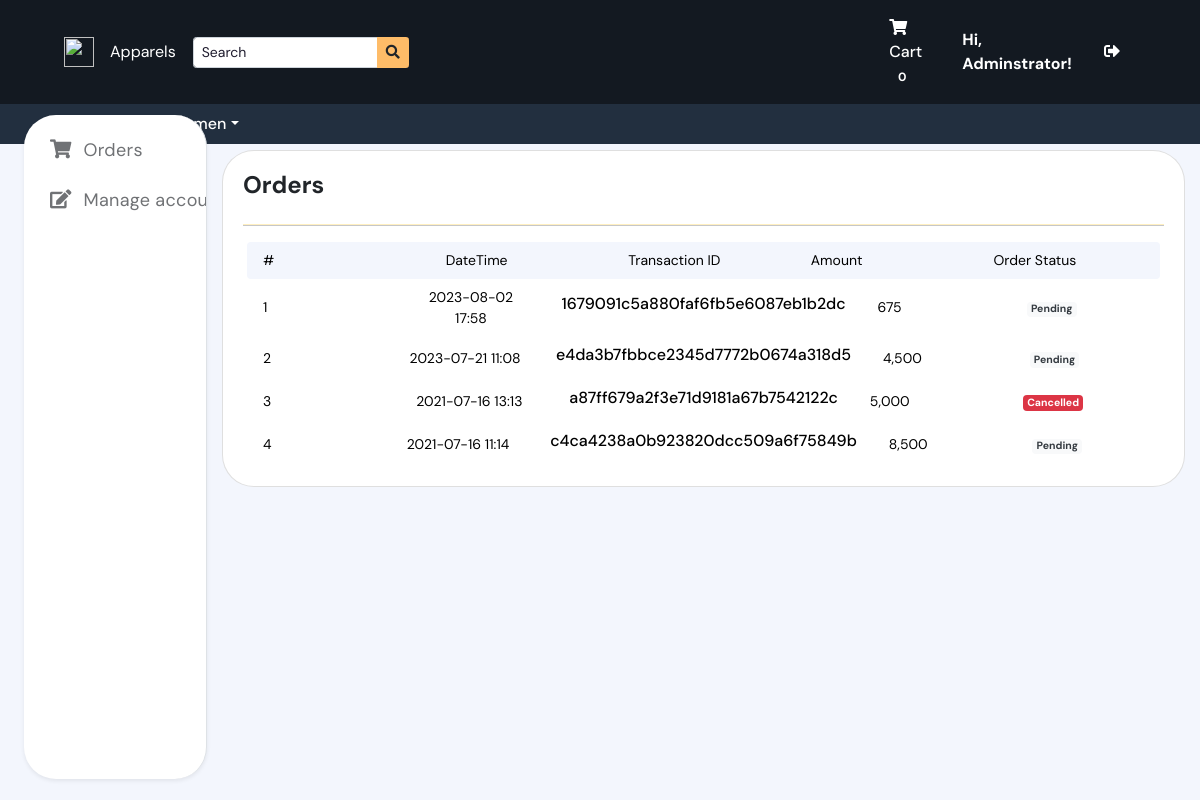
The app's page /?p=my_account (signed in), older data.
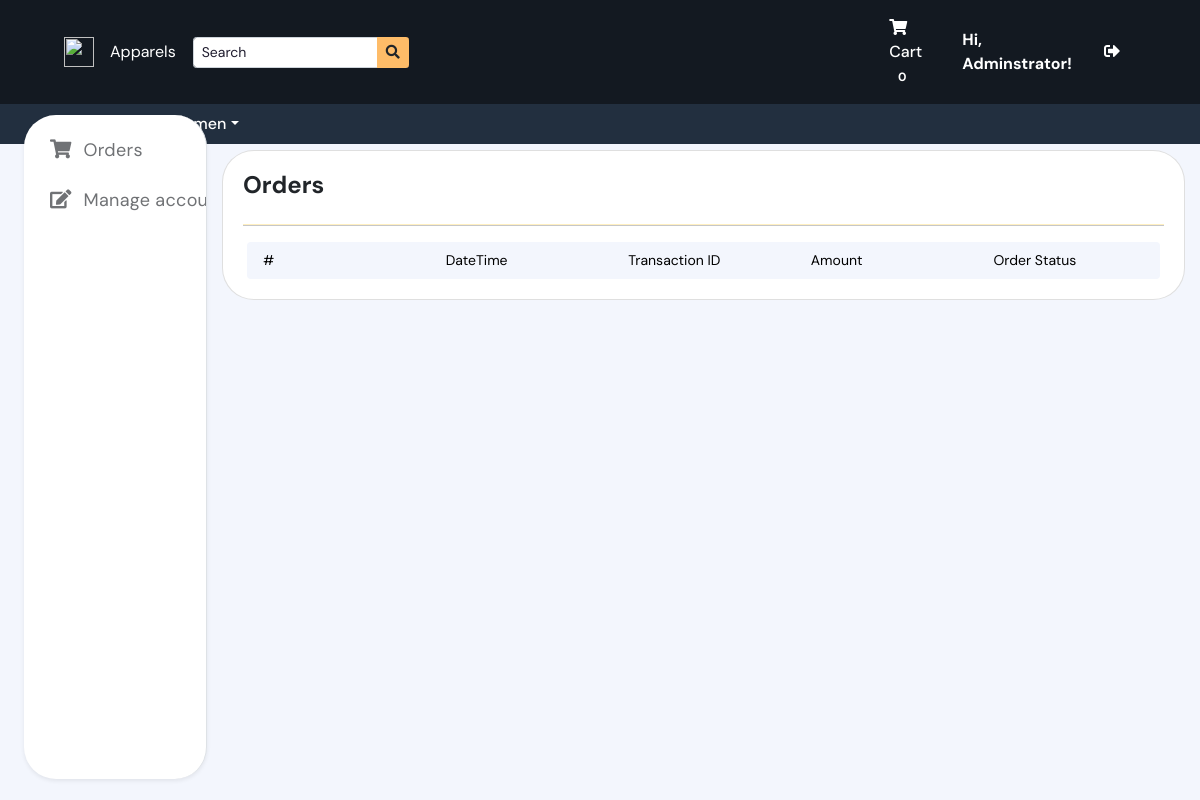
The same page, newer data.
### tables this page shows
CREATE TABLE `orders` (
  `id` int(30) NOT NULL,
  `client_id` int(30) NOT NULL,
  `delivery_address` text NOT NULL,
  `payment_method` varchar(100) NOT NULL,
  `order_type` tinyint(1) NOT NULL COMMENT '1= pickup,2= deliver',
  `amount` double NOT NULL,
  `status` tinyint(2) NOT NULL DEFAULT 0,
  `paid` tinyint(1) NOT NULL DEFAULT 0,
  `date_created` datetime NOT NULL DEFAULT current_timestamp(),
  `date_updated` datetime DEFAULT NULL ON UPDATE current_timestamp(),
  `client_name` varchar(40) NOT NULL,
  `mobile_no` int(10) NOT NULL,
  `card_number` int(12) NOT NULL,
  `card_name` varchar(40) NOT NULL,
  `card_expiry` varchar(11) DEFAULT NULL,
  `cvv` int(3) DEFAULT NULL
);

### classes/DBConnection.php (called while the page is built, shortened)
<?php
class DBConnection{
    private $host = DB_SERVER;
    private $username = DB_USERNAME;
    private $password = DB_PASSWORD;
    private $database = DB_NAME;
    public $conn;
    public function __construct(){
        if (!isset($this->conn)) {
            $this->conn = new mysqli($this->host, $this->username, $this->password, $this->database);
        }
    }
}
?>

### classes/SystemSettings.php (called while the page is built, shortened)
<?php
class SystemSettings extends DBConnection{
	function userdata($field = ''){
		if(!empty($field)){
			if(isset($_SESSION['userdata'][$field]))
				return $_SESSION['userdata'][$field];
			else
				return null;
		}else{
			return false;
		}
	}
}
$_settings = new SystemSettings();
?>

### my_account.php (shortened to what the rows shown need)
<?php include('user-sidenav.php');?>
<head>
    <link rel="stylesheet" href="https://cdnjs.cloudflare.com/ajax/libs/font-awesome/5.15.3/css/all.min.css">
    <link rel="stylesheet" href="https://cdnjs.cloudflare.com/ajax/libs/bootstrap/5.0.2/css/bootstrap.min.css">
    <link rel="stylesheet" href="https://cdnjs.cloudflare.com/ajax/libs/twitter-bootstrap/4.0.0-beta.2/css/bootstrap.css">
    <link rel="stylesheet" href="http://localhost/Merchandise/style.css">
    <link rel="stylesheet" href="http://localhost/Merchandise/Common/Styles/style1.css">
    <link rel="stylesheet" href="http://localhost/Merchandise/Common/Styles/style2.css">
</head>
<section class="" style="width:100%;padding-top:150px">
    <div class="container">
        <div class="card" style="border-radius:32px;">
            <div class="card-body">
                <div class="products-area-wrapper tableView">
                    <thead>
                        <div class="products-header">
                            <div class="product-cell"><span>#</span></div>
                            <div class="product-cell"><span>DateTime</span></div>
                            <div class="product-cell"><span>Transaction ID</span></div>
                            <div class="product-cell"><span>Amount</span></div>
                            <div class="product-cell"><span>Order Status</span></div>
                        </div>
                    </thead>
                    <tbody>
                        <?php
                        $i = 1;
                        $qry = $conn->query("SELECT o.*,concat(c.firstname,' ',c.lastname) as client from `orders` o inner join clients c on c.id = o.client_id where o.client_id = '" . $_settings->userdata('id') . "' order by unix_timestamp(o.date_created) desc ");
                        while ($row = $qry->fetch_assoc()):
                            ?>
                            <div class="products-row">
                                <div class="product-cell" style="text-align:center"><span>
                                        <?php echo $i++ ?>
                                    </span></div>
                                <div class="product-cell" style="text-align:center"><span>
                                        <?php echo date("Y-m-d H:i", strtotime($row['date_created'])) ?>
                                    </span></div>
                                <div class="product-cell" style="text-align:center;decoration:none"><span><h6><?php echo md5($row['id']); ?></h6></span>
                                </div>
                                <div class="product-cell" style="text-align:center"><span>
                                        <?php echo number_format($row['amount']) ?>
                                    </span></div>
                                <div class="product-cell" style="text-align:center"><span>
                                        <?php if ($row['status'] == 0): ?>
                                            <span class="badge badge-light text-dark">Pending</span>
                                        <?php elseif ($row['status'] == 1): ?>
                                            <span class="badge badge-primary">Packed</span>
                                        <?php elseif ($row['status'] == 2): ?>
                                            <span class="badge badge-warning">Out for Delivery</span>
                                        <?php elseif ($row['status'] == 3): ?>
                                            <span class="badge badge-success">Delivered</span>
                                        <?php else: ?>
                                            <span class="badge badge-danger">Cancelled</span>
                                        <?php endif; ?>
                                    </span></div>
                            </div>
                        <?php endwhile; ?>
                    </tbody>
                </div>
            </div>
        </div>
    </div>
</section>

Row changes from the older to the newer data that the page shows:
removed orders: date_created "2023-08-02 17:58", id "1679091c5a880faf6fb5e6087eb1b2dc", amount "675", status "Pending"
removed orders: date_created "2023-07-21 11:08", id "e4da3b7fbbce2345d7772b0674a318d5", amount "4,500", status "Pending"
removed orders: date_created "2021-07-16 13:13", id "a87ff679a2f3e71d9181a67b7542122c", amount "5,000", status "Cancelled"
removed orders: date_created "2021-07-16 11:14", id "c4ca4238a0b923820dcc509a6f75849b", amount "8,500", status "Pending"
